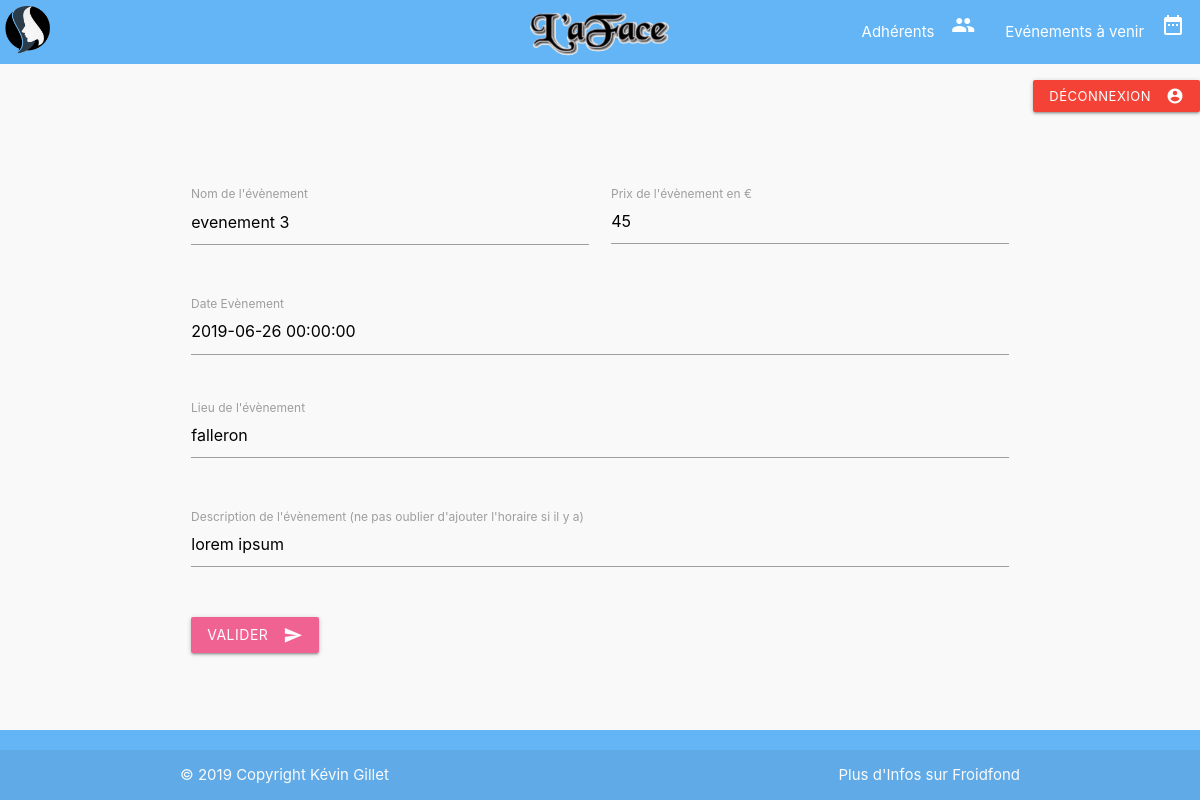
The app's page /admin/form/event_edit.php?idEvenement=3 (signed in), older data.
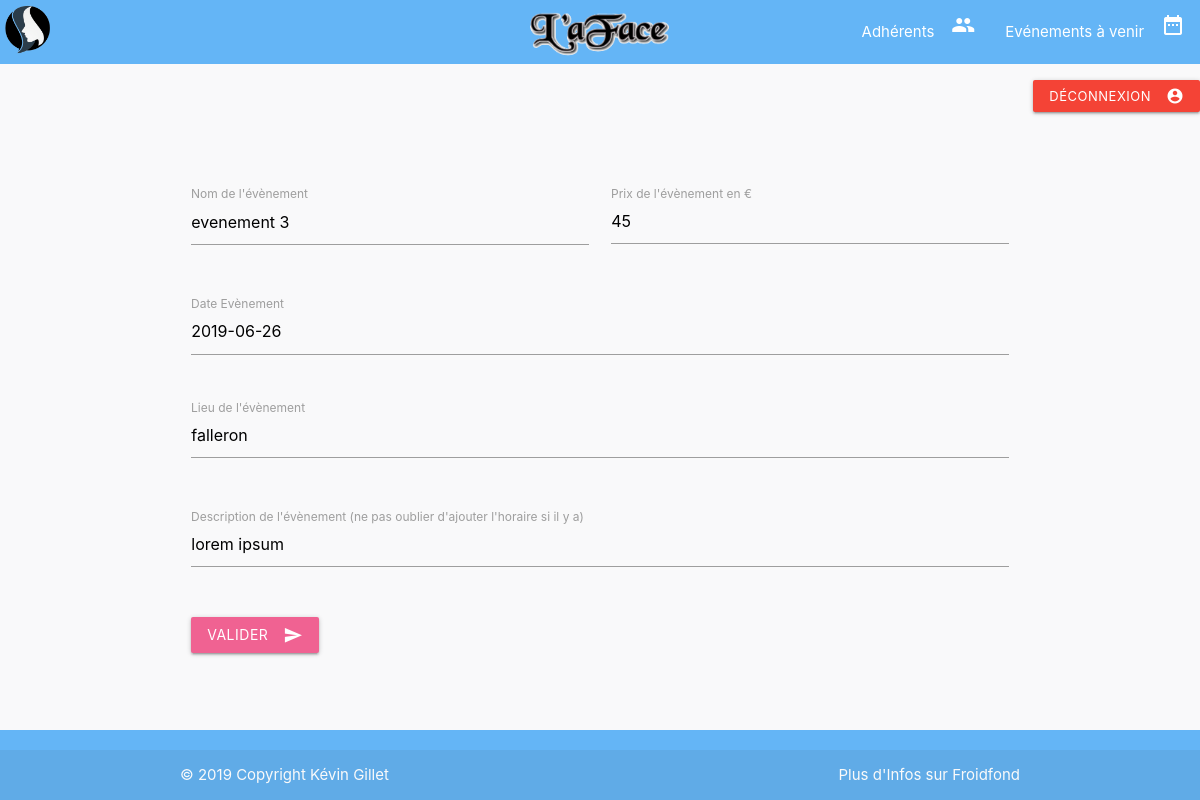
The same page, newer data.
### tables this page shows
CREATE TABLE `evenement` (
  `idEvenement` int(11) NOT NULL,
  `nomEvenement` varchar(100) NOT NULL,
  `dateEvenement` date NOT NULL,
  `lieuEvenement` varchar(100) NOT NULL,
  `prixEntreeEvenement` float NOT NULL,
  `descriptionEvenement` text NOT NULL
);

### admin/form/event_edit.php (the view, shortened to what this page needs)
<?php
include '../../modal/header.php';
?>
<?php require_once '../../config/config.php';
$idEvenement= filter_input(INPUT_GET, "idEvenement");
$db = new PDO("mysql:host=" . Config::DB_SERVER . ";dbname=" . Config::DB_NAME
, Config::DB_USERNAME, Config::DB_PASSWORD, array(PDO::MYSQL_ATTR_INIT_COMMAND => "SET NAMES 'utf8'"));
$sql_query = "SELECT ev.dateEvenement, ev.descriptionEvenement, ev.nomEvenement, ev.lieuEvenement, ev.prixEntreeEvenement, ev.idEvenement
FROM evenement ev WHERE ev.idEvenement=:idEvenement";
$result = $db->prepare($sql_query);
$result->bindparam(":idEvenement",$idEvenement);
$result->execute();
$events = $result->fetch();
?>
      <main>
        <a href="../logout.php" class="waves-effect waves-light btn-small right btn-logout red"><i class="material-icons right">account_circle</i>Déconnexion</a>
        <div class="row form-container">
          <form class="col s12" action="/assolaface/admin/actions/event_edit.php" method="POST">
            <div class="row">
              <div class="input-field col s6">
                <input id="event_name" type="text" class="validate" name="evName" value="<?php echo $events['nomEvenement'] ?>">
                <label for="event_name">Nom de l'évènement</label>
              </div>
              <div class="input-field col s6">
                <textarea id="event_price" class="materialize-textarea" name="evPrice"><?php echo $events['prixEntreeEvenement'] ?></textarea>
                <label for="price">Prix de l'évènement en €</label>
              </div>
            </div>
            <div class="row">
              <div class="input-field col s12">
                <input type="text" class="datepicker" name="evDate" value="<?php echo $events['dateEvenement'] ?>">
                <label>Date Evènement</label>
              </div>
            </div>
            <div class="row">
              <div class="input-field col s12">
                <textarea id="event_place" class="materialize-textarea" name="evPlace"><?php echo $events['lieuEvenement'] ?></textarea>
                <label for="event_place">Lieu de l'évènement</label>
              </div>
            </div>
            <div class="row">
              <div class="input-field col s12">
                <textarea id="event_description" class="materialize-textarea" name="evDescription"><?php echo $events['descriptionEvenement'] ?></textarea>
                <label for="event_description">Description de l'évènement (ne pas oublier d'ajouter l'horaire si il y a)</label>
              </div>
            </div>
            <button class="btn waves-effect waves-light pink lighten-2" type="submit" name="action">Valider
              <i class="material-icons right">send</i>
            </button>
          </form>
        </div>
      </main>
<?php include '../../modal/footer.php'; ?>

Row changes from the older to the newer data that the page shows:
changed evenement "evenement 3": evDate "2019-06-26 00:00:00" → "2019-06-26"
